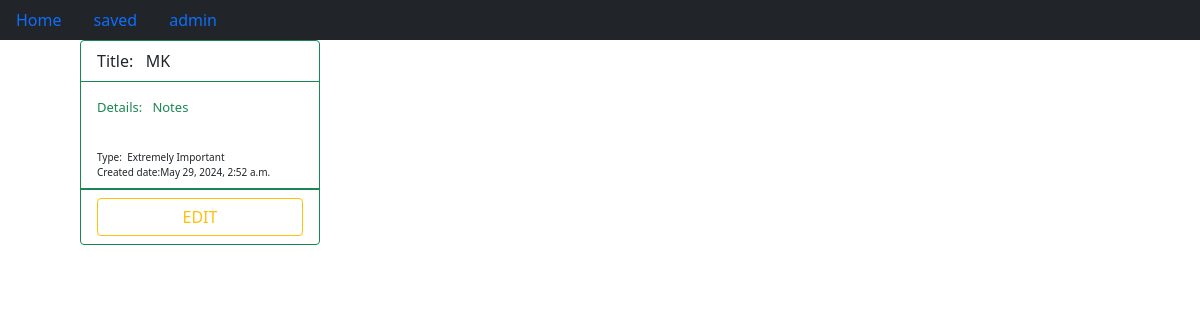
The app's page /view_saved, older data.
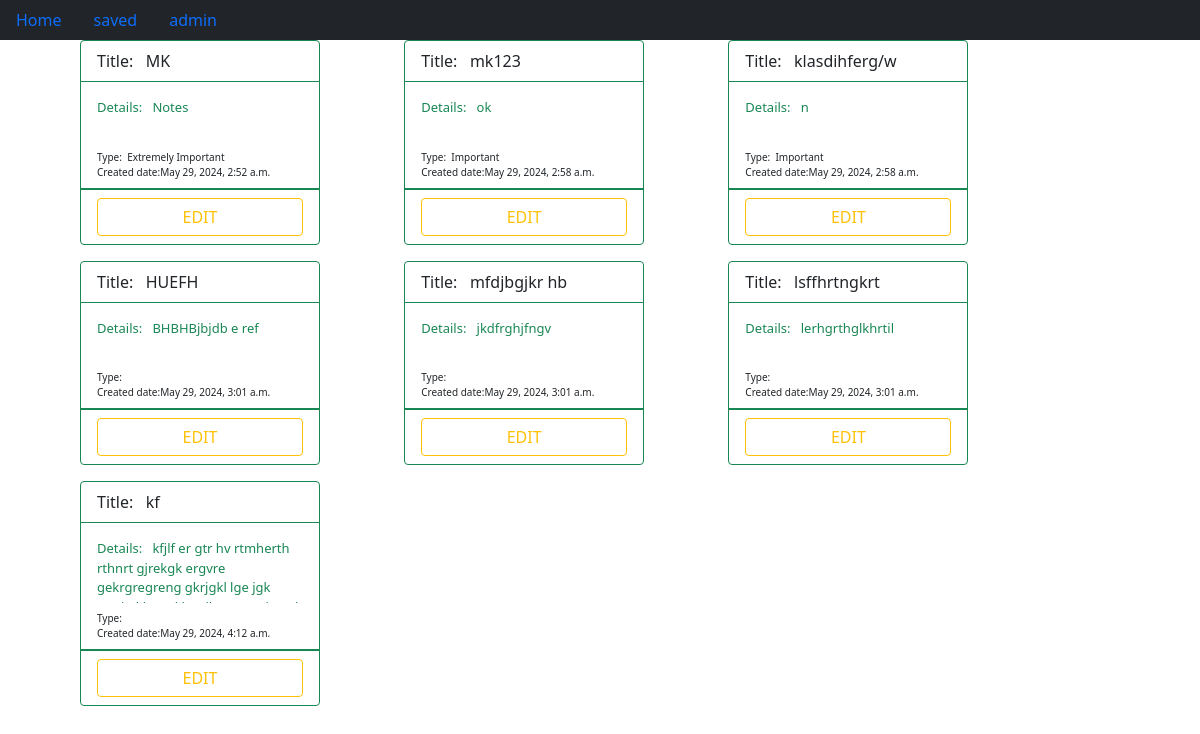
The same page, newer data.
### Notes/models.py (models this page shows, shortened)
class Notes(models.Model):
    title = models.CharField(max_length=100,unique=True)
    description =  models.TextField(max_length=500)
    created_date = models.DateTimeField(auto_now_add=True)
    drop_down = models.ForeignKey(DropDown, blank=True, null=True, on_delete=models.CASCADE)

class DropDown(models.Model):
    drop_down = models.CharField(blank=True, max_length= 50)

### Notes/views.py (the view)
# urls.py: path('view_saved',views.view_saved,name='saved'),
def view_saved(request):
    x = Notes.objects.all()
    return render(request,'ViewSaved.html',{'x':x,'Edit':True})

### templates/ViewSaved.html
{% extends 'Notes.html' %}
{% block saved_view %}
{% if x|length > 0 %}
    {% for i in x %}
            <div class="border-success mb-3" style="width:15rem;" id="card-flex-inline-x">
                <div class="card-header bg-transparent border-success">Title:&nbsp;&nbsp; {{i.title}}</div>
                <div class="card-body text-success" id="card-body">
                  <p class="card-title" style="font-size: small;">Details: &nbsp;&nbsp;{{i.description}}</p>
                </div>
                <div class="card-header bg-transparent border-success" style="font-size: x-small;" >Type:&nbsp;&nbsp;{{i.drop_down.drop_down}}<br>Created date:{{i.created_date}}</div>
                <div class="card-footer bg-transparent border-success d-grid gap-2">
                    {% if Edit %}
                    <a class="btn btn btn-outline-warning" href="{% url 'get_by_id' i.id %}">EDIT</a> </a>
                    {% else %}
                    <a class="btn btn-outline-danger" href="delete">Delete</a>
                    <a class="btn btn-outline-secondary" href="update">Update</a>
                    {% endif %}
                </div>
              </div>
    {% endfor %}
{% endif %}
{% endblock %}

### templates/Notes.html (shortened to what this page needs)
<!DOCTYPE html>
{% load static%}
<html>
    <head>
        <link href="https://cdn.jsdelivr.net/npm/bootstrap@5.0.2/dist/css/bootstrap.min.css" rel="stylesheet">
        <link rel="stylesheet" href="{% static 'notes.css' %}">
    </head>
    <body>
      <nav class="sticky">
        <ul class="nav nav-pills  navbar-dark bg-dark">
          <li class="nav-item">
            <a class="nav-link" id="back" href='/'>Home</a>
          </li>
          <li class="nav-item">
            <a class="nav-link" id="saved" href='/view_saved'>saved</a>
          </li>
          <li class="nav-item">
            <a class="nav-link" id="admin" href='/admin'>admin</a>
          </li>
        </ul>
      </nav>
        {% block saved_view %}
        {% endblock %}
    </body>
</html>

### styles/notes.css (style rules this page uses)
#card-flex-inline-x { margin-left: 10vh; right: 0; left: 0; max-height: 60rem; overflow: hidden; position: relative; display: inline-flex; flex-direction: column; min-width: 0; word-wrap: break-word; background-color: #fff; background-clip: border-box; border: 1px solid rgba(0, 0, 0, .125); border-radius: .25rem; }
nav.sticky { z-index: 1; position: sticky; top: 0; }
#card-body { overflow: hidden; max-height: 5rem; }

Row changes from the older to the newer data that the page shows:
added Notes: title "mk123", description "ok", drop_down.drop_down "Important", created_date "May 29, 2024, 2:58 a.m."
added Notes: title "klasdihferg/w", description "n", drop_down.drop_down "Important", created_date "May 29, 2024, 2:58 a.m."
added Notes: title "HUEFH", description "BHBHBjbjdb e ref", created_date "May 29, 2024, 3:01 a.m."
added Notes: title "mfdjbgjkr hb", description "jkdfrghjfngv", created_date "May 29, 2024, 3:01 a.m."
added Notes: title "lsffhrtngkrt", description "lerhgrthglkhrtil", created_date "May 29, 2024, 3:01 a.m."
added Notes: title "kf", description "kfjlf er gtr hv rtmherth rthnrt gjrekgk ergvre gekrgregreng gkrjgkl lge jgk…", created_date "May 29, 2024, 4:12 a.m."
